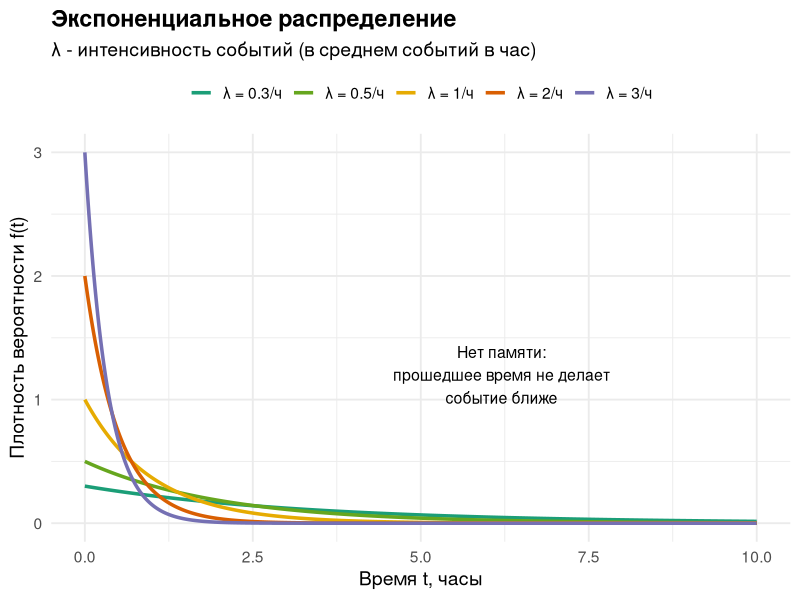
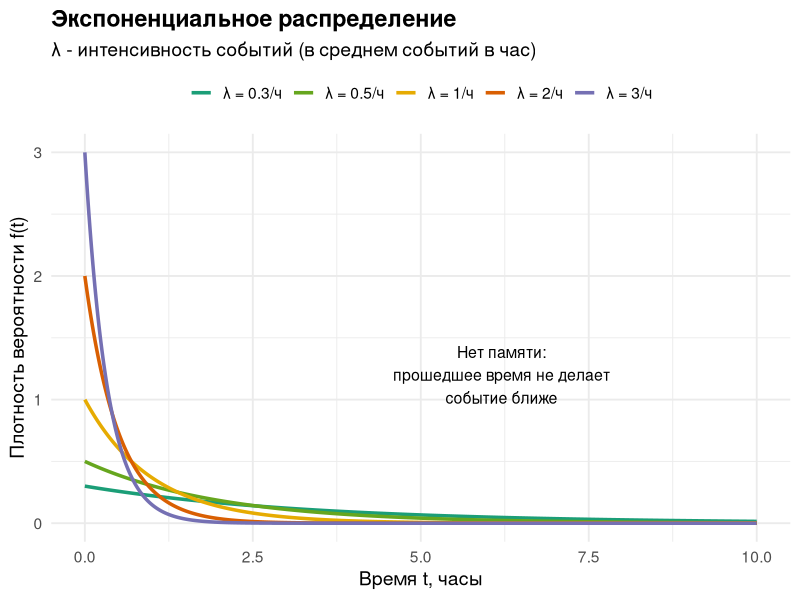

The R script that drew these images, in order:
library(ggplot2)

t <- seq(0, 10, by = 0.01)
rates <- c(0.3, 0.5, 1, 2, 3)

df <- data.frame(
  t = rep(t, length(rates)),
  density = unlist(lapply(rates, function(r) dexp(t, rate = r))),
  lambda = factor(rep(rates, each = length(t)),
                  levels = rates,
                  labels = c("λ = 0.3/ч", "λ = 0.5/ч", "λ = 1/ч", "λ = 2/ч", "λ = 3/ч"))
)

p <- ggplot(df, aes(x = t, y = density, color = lambda)) +
  geom_line(linewidth = 1.2) +
  labs(
    title = "Экспоненциальное распределение",
    subtitle = "λ - интенсивность событий (в среднем событий в час)",
    x = "Время t, часы",
    y = "Плотность вероятности f(t)",
    color = NULL
  ) +
  scale_color_manual(
    values = c("#1b9e77", "#66a61e", "#e6ab02", "#d95f02", "#7570b3")
  ) +
  theme_minimal(base_size = 14) +
  theme(
    plot.title = element_text(face = "bold"),
    legend.position = "top"
  ) +
  annotate(
    "text", x = 6.2, y = 1.2,
    label = "Нет памяти:\nпрошедшее время не делает\nсобытие ближе",
    size = 4
  )

p

ggsave("exponential_distribution.png", plot = p,
       width = 8, height = 5, dpi = 600)
